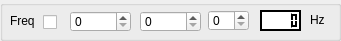
     <widget class="QGroupBox" name="SweepFreqGroup">
      <property name="geometry">
       <rect>
        <x>13</x>
        <y>50</y>
        <width>341</width>
        <height>41</height>
       </rect>
      </property>
      <property name="title">
       <string/>
      </property>
      <widget class="QSpinBox" name="SweepFreqMin">
       <property name="geometry">
        <rect>
         <x>70</x>
         <y>11</y>
         <width>61</width>
         <height>21</height>
        </rect>
       </property>
       <property name="minimum">
        <number>0</number>
       </property>
       <property name="maximum">
        <number>10000</number>
       </property>
       <property name="singleStep">
        <number>10</number>
       </property>
      </widget>
      <widget class="QLCDNumber" name="SweepFreqValue">
       <property name="enabled">
        <bool>true</bool>
       </property>
       <property name="geometry">
        <rect>
         <x>260</x>
         <y>10</y>
         <width>41</width>
         <height>21</height>
        </rect>
       </property>
       <property name="palette">
        <palette>
         <active>
          <colorrole role="WindowText">
           <brush brushstyle="SolidPattern">
            <color alpha="255">
             <red>255</red>
             <green>255</green>
             <blue>255</blue>
            </color>
           </brush>
          </colorrole>
          <colorrole role="Button">
           <brush brushstyle="SolidPattern">
            <color alpha="255">
             <red>255</red>
             <green>255</green>
             <blue>255</blue>
            </color>
           </brush>
          </colorrole>
          <colorrole role="Light">
           <brush brushstyle="SolidPattern">
            <color alpha="255">
             <red>0</red>
             <green>0</green>
             <blue>0</blue>
            </color>
           </brush>
          </colorrole>
          <colorrole role="Midlight">
           <brush brushstyle="SolidPattern">
            <color alpha="255">
             <red>0</red>
             <green>0</green>
             <blue>0</blue>
            </color>
           </brush>
          </colorrole>
          <colorrole role="Dark">
           <brush brushstyle="SolidPattern">
            <color alpha="255">
             <red>0</red>
             <green>0</green>
             <blue>0</blue>
            </color>
           </brush>
          </colorrole>
          <colorrole role="Mid">
           <brush brushstyle="SolidPattern">
            <color alpha="255">
             <red>0</red>
             <green>0</green>
             <blue>0</blue>
            </color>
           </brush>
          </colorrole>
          <colorrole role="Text">
           <brush brushstyle="SolidPattern">
            <color alpha="255">
             <red>255</red>
             <green>255</green>
             <blue>255</blue>
            </color>
           </brush>
          </colorrole>
          <colorrole role="BrightText">
           <brush brushstyle="SolidPattern">
            <color alpha="255">
             <red>255</red>
             <green>255</green>
             <blue>255</blue>
            </color>
           </brush>
          </colorrole>
          <colorrole role="ButtonText">
           <brush brushstyle="SolidPattern">
            <color alpha="255">
             <red>255</red>
             <green>255</green>
             <blue>255</blue>
            </color>
           </brush>
          </colorrole>
          <colorrole role="Base">
           <brush brushstyle="SolidPattern">
            <color alpha="255">
             <red>255</red>
             <green>255</green>
             <blue>255</blue>
            </color>
           </brush>
          </colorrole>
          <colorrole role="Window">
           <brush brushstyle="SolidPattern">
            <color alpha="255">
             <red>255</red>
             <green>255</green>
             <blue>255</blue>
            </color>
           </brush>
          </colorrole>
          <colorrole role="Shadow">
           <brush brushstyle="SolidPattern">
            <color alpha="255">
             <red>0</red>
             <green>0</green>
             <blue>0</blue>
            </color>
           </brush>
          </colorrole>
          <colorrole role="AlternateBase">
           <brush brushstyle="SolidPattern">
            <color alpha="255">
             <red>255</red>
             <green>255</green>
             <blue>255</blue>
            </color>
           </brush>
          </colorrole>
         </active>
         <inactive>
          <colorrole role="WindowText">
           <brush brushstyle="SolidPattern">
            <color alpha="255">
             <red>255</red>
             <green>255</green>
             <blue>255</blue>
            </color>
           </brush>
          </colorrole>
          <colorrole role="Button">
           <brush brushstyle="SolidPattern">
            <color alpha="255">
             <red>255</red>
             <green>255</green>
             <blue>255</blue>
            </color>
           </brush>
          </colorrole>
          <colorrole role="Light">
           <brush brushstyle="SolidPattern">
            <color alpha="255">
             <red>0</red>
             <green>0</green>
             <blue>0</blue>
            </color>
           </brush>
          </colorrole>
          <colorrole role="Midlight">
           <brush brushstyle="SolidPattern">
            <color alpha="255">
             <red>0</red>
             <green>0</green>
             <blue>0</blue>
            </color>
           </brush>
          </colorrole>
          <colorrole role="Dark">
           <brush brushstyle="SolidPattern">
            <color alpha="255">
             <red>0</red>
             <green>0</green>
             <blue>0</blue>
            </color>
           </brush>
          </colorrole>
          <colorrole role="Mid">
           <brush brushstyle="SolidPattern">
            <color alpha="255">
             <red>0</red>
             <green>0</green>
             <blue>0</blue>
            </color>
           </brush>
          </colorrole>
          <colorrole role="Text">
           <brush brushstyle="SolidPattern">
            <color alpha="255">
             <red>255</red>
             <green>255</green>
             <blue>255</blue>
            </color>
           </brush>
          </colorrole>
          <colorrole role="BrightText">
           <brush brushstyle="SolidPattern">
            <color alpha="255">
             <red>255</red>
             <green>255</green>
             <blue>255</blue>
            </color>
           </brush>
          </colorrole>
          <colorrole role="ButtonText">
           <brush brushstyle="SolidPattern">
            <color alpha="255">
             <red>255</red>
             <green>255</green>
             <blue>255</blue>
            </color>
           </brush>
          </colorrole>
          <colorrole role="Base">
           <brush brushstyle="SolidPattern">
            <color alpha="255">
             <red>255</red>
             <green>255</green>
             <blue>255</blue>
            </color>
           </brush>
          </colorrole>
          <colorrole role="Window">
           <brush brushstyle="SolidPattern">
            <color alpha="255">
             <red>255</red>
             <green>255</green>
             <blue>255</blue>
            </color>
           </brush>
          </colorrole>
          <colorrole role="Shadow">
           <brush brushstyle="SolidPattern">
            <color alpha="255">
             <red>0</red>
             <green>0</green>
             <blue>0</blue>
            </color>
           </brush>
          </colorrole>
          <colorrole role="AlternateBase">
           <brush brushstyle="SolidPattern">
            <color alpha="255">
             <red>255</red>
             <green>255</green>
             <blue>255</blue>
            </color>
           </brush>
          </colorrole>
         </inactive>
         <disabled>
          <colorrole role="WindowText">
           <brush brushstyle="SolidPattern">
            <color alpha="255">
             <red>0</red>
             <green>0</green>
             <blue>0</blue>
            </color>
           </brush>
          </colorrole>
          <colorrole role="Button">
           <brush brushstyle="SolidPattern">
            <color alpha="255">
             <red>255</red>
             <green>255</green>
             <blue>255</blue>
            </color>
           </brush>
          </colorrole>
          <colorrole role="Light">
           <brush brushstyle="SolidPattern">
            <color alpha="255">
             <red>0</red>
             <green>0</green>
             <blue>0</blue>
            </color>
           </brush>
          </colorrole>
          <colorrole role="Midlight">
           <brush brushstyle="SolidPattern">
            <color alpha="255">
             <red>0</red>
             <green>0</green>
             <blue>0</blue>
            </color>
           </brush>
          </colorrole>
          <colorrole role="Dark">
           <brush brushstyle="SolidPattern">
            <color alpha="255">
             <red>0</red>
             <green>0</green>
             <blue>0</blue>
            </color>
           </brush>
          </colorrole>
          <colorrole role="Mid">
           <brush brushstyle="SolidPattern">
            <color alpha="255">
             <red>0</red>
             <green>0</green>
             <blue>0</blue>
            </color>
           </brush>
          </colorrole>
          <colorrole role="Text">
           <brush brushstyle="SolidPattern">
            <color alpha="255">
             <red>0</red>
             <green>0</green>
             <blue>0</blue>
            </color>
           </brush>
          </colorrole>
          <colorrole role="BrightText">
           <brush brushstyle="SolidPattern">
            <color alpha="255">
             <red>255</red>
             <green>255</green>
             <blue>255</blue>
            </color>
           </brush>
          </colorrole>
          <colorrole role="ButtonText">
           <brush brushstyle="SolidPattern">
            <color alpha="255">
             <red>0</red>
             <green>0</green>
             <blue>0</blue>
            </color>
           </brush>
          </colorrole>
          <colorrole role="Base">
           <brush brushstyle="SolidPattern">
            <color alpha="255">
             <red>255</red>
             <green>255</green>
             <blue>255</blue>
            </color>
           </brush>
          </colorrole>
          <colorrole role="Window">
           <brush brushstyle="SolidPattern">
            <color alpha="255">
             <red>255</red>
             <green>255</green>
             <blue>255</blue>
            </color>
           </brush>
          </colorrole>
          <colorrole role="Shadow">
           <brush brushstyle="SolidPattern">
            <color alpha="255">
             <red>0</red>
             <green>0</green>
             <blue>0</blue>
            </color>
           </brush>
          </colorrole>
          <colorrole role="AlternateBase">
           <brush brushstyle="SolidPattern">
            <color alpha="255">
             <red>255</red>
             <green>255</green>
             <blue>255</blue>
            </color>
           </brush>
          </colorrole>
         </disabled>
        </palette>
       </property>
       <property name="autoFillBackground">
        <bool>true</bool>
       </property>
       <property name="numDigits">
        <number>5</number>
       </property>
      </widget>
      <widget class="QSpinBox" name="SweepFreqMax">
       <property name="geometry">
        <rect>
         <x>140</x>
         <y>11</y>
         <width>61</width>
         <height>21</height>
        </rect>
       </property>
       <property name="minimum">
        <number>0</number>
       </property>
       <property name="maximum">
        <number>10000</number>
       </property>
       <property name="singleStep">
        <number>10</number>
       </property>
      </widget>
      <widget class="QCheckBox" name="SweepFreq">
       <property name="geometry">
        <rect>
         <x>43</x>
         <y>13</y>
         <width>16</width>
         <height>18</height>
        </rect>
       </property>
       <property name="text">
        <string/>
       </property>
      </widget>
      <widget class="QSpinBox" name="SweepNumFreqs">
       <property name="geometry">
        <rect>
         <x>208</x>
         <y>10</y>
         <width>41</width>
         <height>21</height>
        </rect>
       </property>
       <property name="minimum">
        <number>0</number>
       </property>
       <property name="maximum">
        <number>10000</number>
       </property>
       <property name="singleStep">
        <number>10</number>
       </property>
      </widget>
      <widget class="QLabel" name="SweepFreqLabel">
       <property name="geometry">
        <rect>
         <x>10</x>
         <y>13</y>
         <width>31</width>
         <height>16</height>
        </rect>
       </property>
       <property name="text">
        <string>Freq</string>
       </property>
      </widget>
      <widget class="QLabel" name="SweepFreqUnitsLabel">
       <property name="geometry">
        <rect>
         <x>310</x>
         <y>12</y>
         <width>21</width>
         <height>16</height>
        </rect>
       </property>
       <property name="text">
        <string>Hz</string>
       </property>
      </widget>
     </widget>
